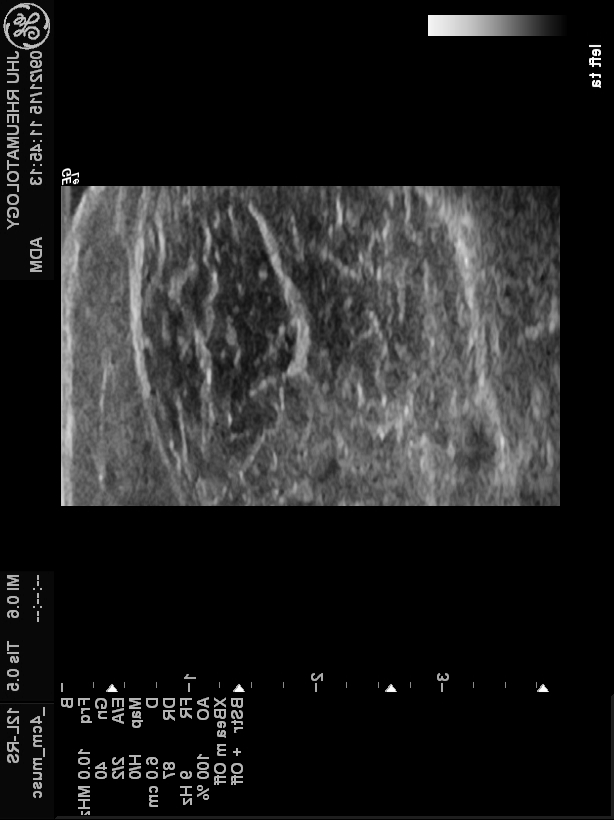
#> input picture general_ai_test_cases/Dermatomyositis/M001_20150922134651_idx0031.png, 614 x 820 px
$ python -i image_pipeline.py   (imports and definitions only)
#> lines starting #> are read from the running program, lines starting #| are printed output that depends on the picture; after the words box and inside, x2 and y2 are one past the last pixel; in counts of white or black regions, pixels touching at a corner belong together
"""
image_pipeline.py
-----------------
Core preprocessing and feature-extraction pipeline for the thesis GUI.

This module implements two complementary pipelines:

1. ROI Inspection Pipeline (``run_inspect_pipeline``)
   -------------------------------------------------
   Produces the five intermediate images shown in the GUI's
   "How the AI Sees This Image" panel:
     Original → Grayscale → Otsu Threshold → ROI Mask Overlay → Processed ROI

2. Radiomics Feature Extraction (``extract_feature_vector``)
   ---------------------------------------------------------
   Applies the same preprocessing steps and then computes 28 hand-crafted
   radiomics-inspired features (first-order statistics, GLCM texture,
   shape descriptors, gradient statistics) from the masked ROI.
   The resulting feature vector is passed directly to the ML classifiers.

3. CNN Tensor Preparation (``prepare_ultrasound_cnn_tensor``)
   ----------------------------------------------------------
   Applies CLAHE contrast enhancement and ROI masking before resizing the
   image to 224×224 for input to the disease CNN models.
   This preprocessing matches the enhanced training configuration used during
   model training (see train_gui_on_real_ultrasound.py).

Input  : a single ultrasound image file (PNG / JPEG / TIFF / BMP)
Output : intermediate arrays for display, a feature vector (np.ndarray),
         or a preprocessed CNN input tensor (np.ndarray)
"""

from __future__ import annotations

import sys
from pathlib import Path

import cv2
import numpy as np
import pandas as pd

PROJECT_ROOT = Path(__file__).resolve().parents[1]
sys.path.insert(0, str(PROJECT_ROOT / "data_processing"))

from extract_custom_features import (  # noqa: E402
    extract_first_order_features,
    extract_gradient_features,
    extract_shape_features,
    extract_texture_features,
)

from paths import PROJECT_ROOT as ROOT  # noqa: E402

_GUI_DATASET = ROOT / "output" / "gui_real_ultrasound_dataset.csv"
DATASET_PATH = (
    _GUI_DATASET
    if _GUI_DATASET.exists()
    else ROOT / "output" / "final_ultrasound_dataset.csv"
)


def load_bgr(image_path: Path) -> np.ndarray:
    """Load an image from disk in BGR colour format (OpenCV convention).

    Falls back to PIL if OpenCV cannot decode the file (e.g. some TIFF variants).
    """
    img = cv2.imread(str(image_path), cv2.IMREAD_COLOR)
#> img is the input picture: shape (820, 614, 3); min 0, max 255, mean 32.9
    if img is None:
        from PIL import Image
        img = np.array(Image.open(image_path).convert("RGB"))
        img = cv2.cvtColor(img, cv2.COLOR_RGB2BGR)
    return img


def build_roi_mask(grayscale: np.ndarray) -> tuple[np.ndarray, np.ndarray, np.ndarray]:
    """Generate a binary ROI mask from a grayscale ultrasound image.

    Pipeline (corresponds to thesis Figure 3.2):
    1. Gaussian blur  : reduces high-frequency noise before thresholding.
    2. Otsu threshold : automatically selects the optimal binarisation threshold.
    3. Morphological closing (3 iterations) : fills small holes in the tissue region.
    4. Morphological opening  (2 iterations) : removes small isolated noise blobs.
    5. Largest contour selection : retains only the biggest connected region,
       assumed to be the muscle of interest.

    Returns
    -------
    thresholded : raw Otsu binary image (before morphology)
    cleaned     : final binary mask (largest connected region only)
    blurred     : Gaussian-blurred grayscale (for display / debugging)
    """
    blurred = cv2.GaussianBlur(grayscale, (5, 5), 0)
    _, thresholded = cv2.threshold(blurred, 0, 255, cv2.THRESH_BINARY + cv2.THRESH_OTSU)
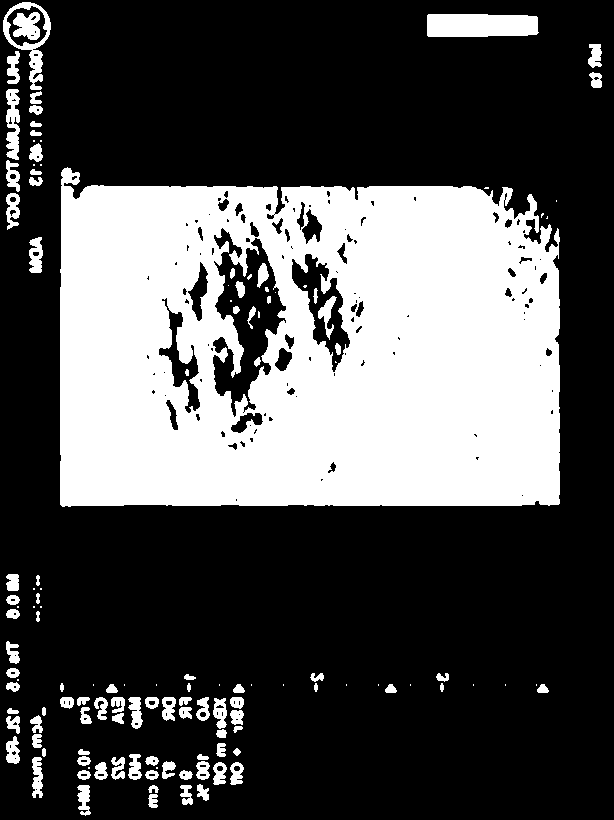
#> thresholded: shape (820, 614); 31.6% white; 131 white regions (36 under 20 px), largest, box (x1, y1, x2, y2) and area: (60, 167, 560, 507) 142699, (427, 14, 539, 37) 2430, (3, 2, 51, 90) 1050

    # Morphological refinement to clean the binary mask
    kernel = cv2.getStructuringElement(cv2.MORPH_ELLIPSE, (7, 7))
    cleaned = cv2.morphologyEx(thresholded, cv2.MORPH_CLOSE, kernel, iterations=3)
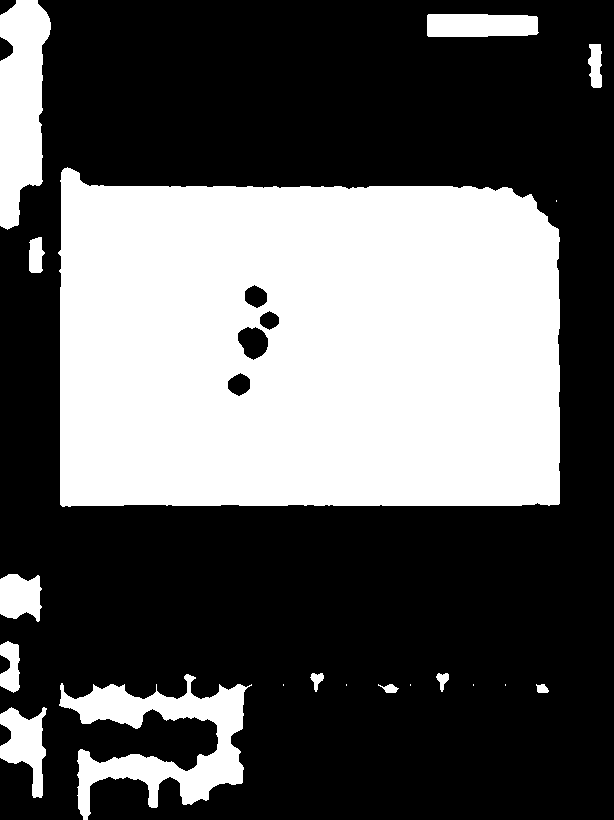
#> cleaned: shape (820, 614); 36.7% white; 19 white regions (6 under 20 px), largest, box (x1, y1, x2, y2) and area: (58, 167, 560, 507) 157033, (59, 674, 252, 820) 10730, (0, 0, 51, 230) 8448
    cleaned = cv2.morphologyEx(cleaned, cv2.MORPH_OPEN, kernel, iterations=2)
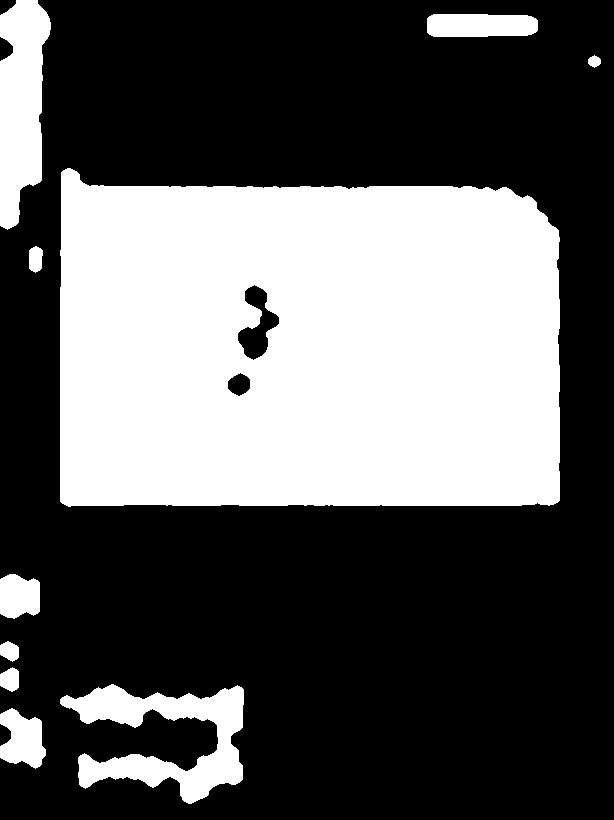
#> cleaned: shape (820, 614); 36.1% white; 10 white regions

    # Keep only the largest contiguous region (the primary muscle area)
    contours, _ = cv2.findContours(cleaned, cv2.RETR_EXTERNAL, cv2.CHAIN_APPROX_SIMPLE)
#> contours = 10 contours; largest, box (x1, y1, x2, y2) and area: (60, 168, 560, 507) 157851, (60, 684, 244, 804) 9298, (0, 0, 51, 230) 8162, (427, 14, 538, 37) 2258, (0, 708, 46, 769) 1830
    if contours:
        largest = max(contours, key=cv2.contourArea)
#> largest = contour of 251 points, box (x1, y1, x2, y2) (60, 168, 560, 507), area 157851
        mask_filled = np.zeros_like(cleaned)
        cv2.drawContours(mask_filled, [largest], -1, 255, -1)
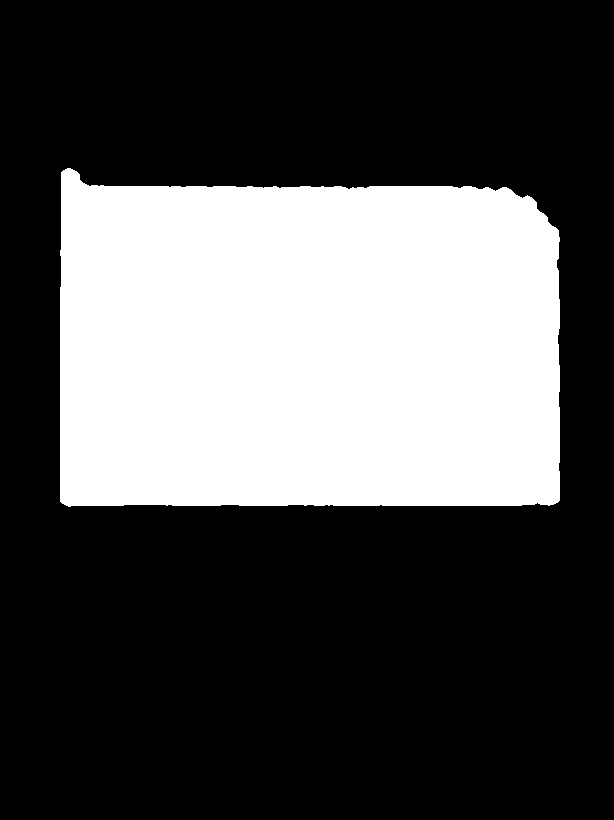
#> mask_filled: shape (820, 614); 31.5% white; 1 white region, box (x1, y1, x2, y2) and area: (60, 168, 560, 507) 158657
        cleaned = mask_filled

    return thresholded, cleaned, blurred


def processed_roi_view(original_rgb: np.ndarray, mask: np.ndarray) -> np.ndarray:
    """Render the ROI mask as a semi-transparent green overlay on the original image.

    Used in the GUI's Step 4 inspection panel to visualise which pixels are
    included in feature extraction.
    """
    overlay = original_rgb.copy()
    mask_color = np.zeros_like(original_rgb)
    mask_color[:, :, 1] = 120   # green channel
    mask_color[:, :, 0] = 60    # slight blue tint
    mask_bool = mask > 0
#> mask_bool: shape (820, 614) bool; 31.5% white; 1 white region
    if np.any(mask_bool):
        # Blend original and colour mask within the ROI region (70 / 30 split)
        overlay[mask_bool] = cv2.addWeighted(
            original_rgb[mask_bool], 0.7, mask_color[mask_bool], 0.3, 0
        )
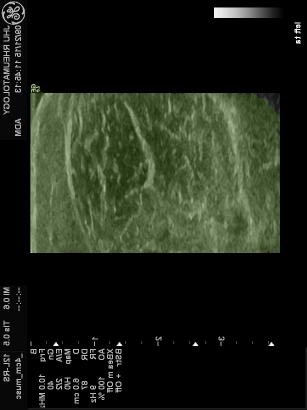
#> overlay: shape (820, 614, 3) (shown at 1/2 size); mean R, G, B 30, 35.6, 24.3
    # Draw the ROI contour in bright green
    contours, _ = cv2.findContours(mask, cv2.RETR_EXTERNAL, cv2.CHAIN_APPROX_SIMPLE)
#> contours = 1 contour; box (x1, y1, x2, y2) and area: (60, 168, 560, 507) 157851
    cv2.drawContours(overlay, contours, -1, (0, 255, 100), 2)
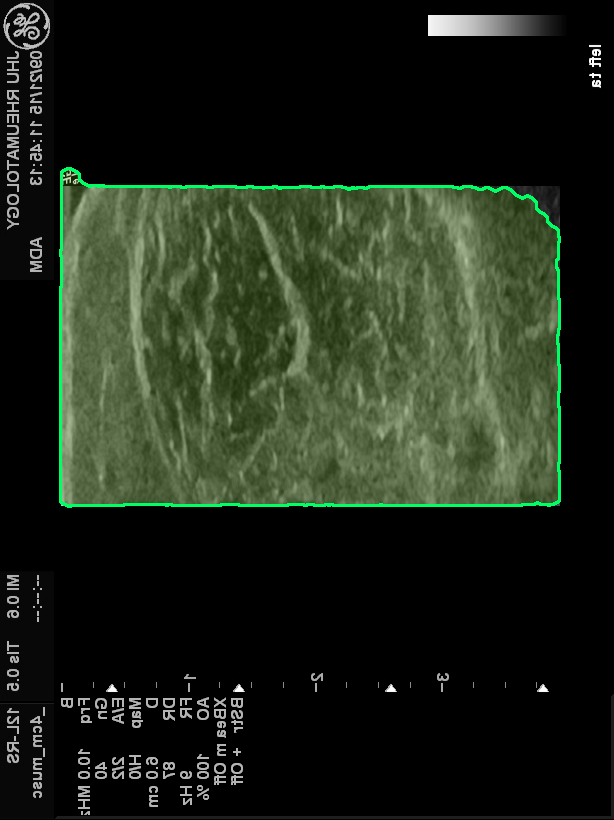
#> overlay: shape (820, 614, 3); 1.02% of pixels changed, all inside (x1, y1, x2, y2) = (59, 167, 561, 508)
    return overlay


def normalized_masked_grayscale(grayscale: np.ndarray, mask: np.ndarray) -> np.ndarray:
    """Return the masked ROI region on a black background, min-max normalised.

    Pixels outside the ROI mask are set to zero. Used in the GUI's Step 5 panel
    to show the exact image content passed to the feature extractor.
    """
    out = np.zeros_like(grayscale)
    region = grayscale.copy()
    if region.max() > 0:
        region = cv2.normalize(region, None, 0, 255, cv2.NORM_MINMAX)
    out[mask > 0] = region[mask > 0]
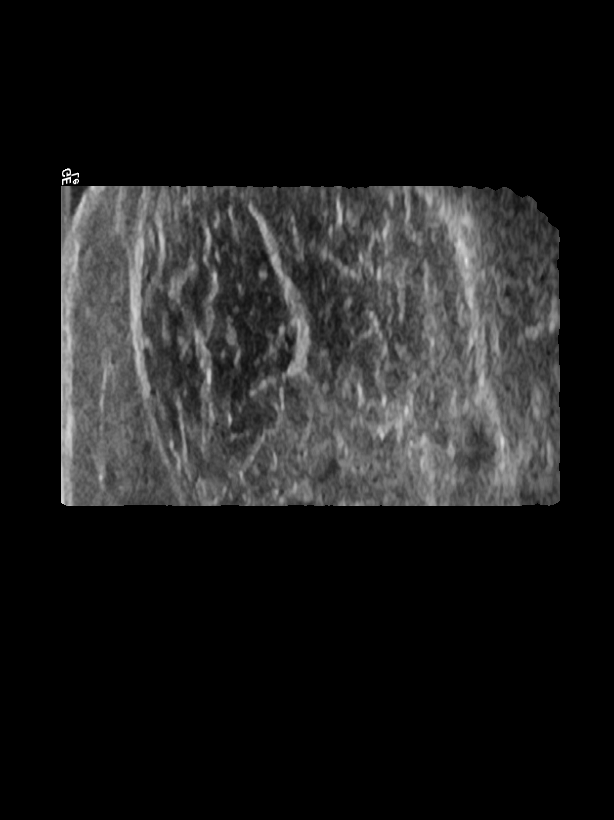
#> out: shape (820, 614); min 0, max 255, mean 28.6
    return out


def run_inspect_pipeline(image_path: Path) -> dict:
    """Execute the full ROI inspection pipeline on a single image.

    Produces the five intermediate representations shown in the GUI:
    1. original      : RGB image as loaded from disk
    2. grayscale     : single-channel luminance image
    3. threshold     : raw Otsu binary mask (before morphological cleaning)
    4. roi_overlay   : original image with semi-transparent ROI overlay
    5. processed     : normalised masked-ROI region on black background (RGB)

    Also returns the raw mask and grayscale arrays needed by the feature extractor.

    Returns
    -------
    dict with keys: original, grayscale, threshold, mask, roi_overlay,
                    processed, mask_uint8, gray_norm
    """
    bgr = load_bgr(image_path)
    original_rgb = cv2.cvtColor(bgr, cv2.COLOR_BGR2RGB)
    grayscale = cv2.cvtColor(bgr, cv2.COLOR_BGR2GRAY)

    thresholded, mask, _ = build_roi_mask(grayscale)
    roi_overlay = processed_roi_view(original_rgb, mask)
    processed = normalized_masked_grayscale(grayscale, mask)

    return {
        "original":   original_rgb,
        "grayscale":  grayscale,
        "threshold":  thresholded,
        "mask":       mask,
        "roi_overlay": roi_overlay,
        "processed":  cv2.cvtColor(processed, cv2.COLOR_GRAY2RGB),
        "mask_uint8": (mask > 0).astype(np.uint8) * 255,
        "gray_norm":  grayscale,
    }


# Target spatial resolution for all CNN inputs
IMG_SIZE_CNN = (224, 224)


# [136 lines left out: functions prepare_ultrasound_cnn_tensor, extract_radiomics_dict, extract_feature_vector, not called in this run]

>>> result = run_inspect_pipeline('../general_ai_test_cases/Dermatomyositis/M001_20150922134651_idx0031.png')
#> result = 8 items

$ run again, on general_ai_test_cases/Dermatomyositis/M049_2016032810561319_idx1893.png
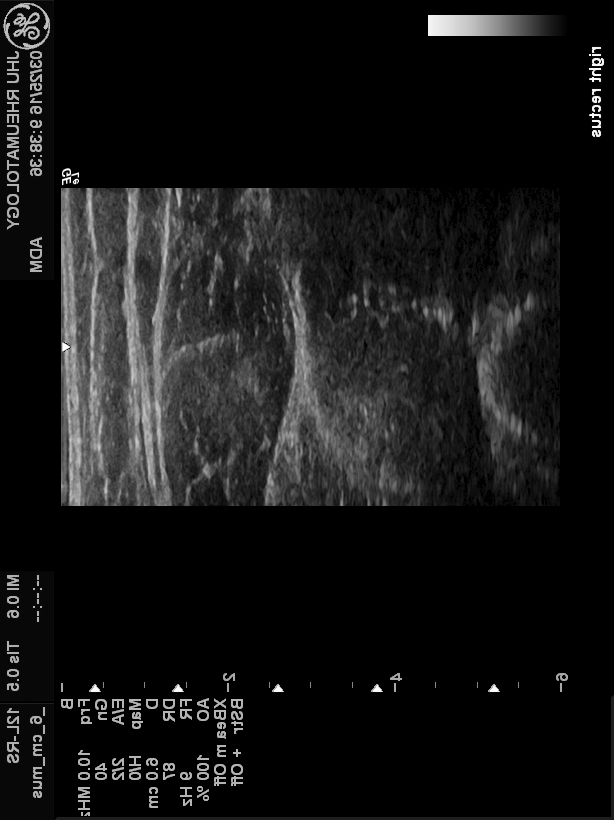
#> input picture general_ai_test_cases/Dermatomyositis/M049_2016032810561319_idx1893.png, 614 x 820 px
#> in load_bgr, img is the input picture: shape (820, 614, 3); min 0, max 255, mean 21.7
#> in build_roi_mask, `_, thresholded = cv2.threshold(blurred, 0, 255, cv2.THRESH_BINARY + cv..`:
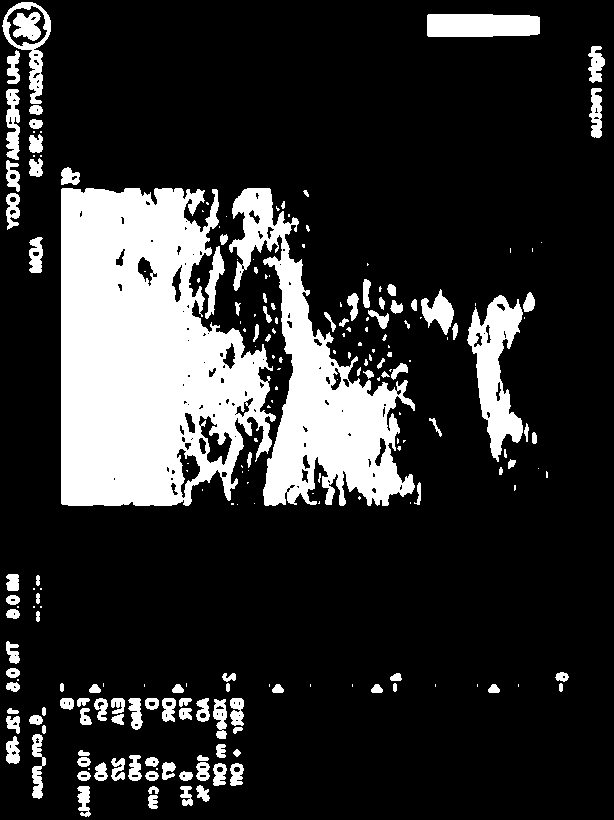
#> thresholded: shape (820, 614); 18.9% white; 216 white regions (95 under 20 px), largest, box (x1, y1, x2, y2) and area: (61, 188, 276, 506) 49409, (229, 188, 415, 506) 20476, (467, 295, 523, 462) 4517
#> in build_roi_mask, `contours, _ = cv2.findContours(cleaned, cv2.RETR_EXTERNAL, cv2.CHAIN_A..`: contours = 10 contours; largest, box (x1, y1, x2, y2) and area: (59, 167, 535, 506) 100477, (60, 684, 244, 805) 9196, (0, 0, 51, 230) 8048, (427, 14, 540, 37) 2308, (0, 708, 46, 771) 1962
#> largest = contour of 915 points, box (x1, y1, x2, y2) (59, 167, 535, 506), area 100477
#> mask_filled: shape (820, 614); 20.2% white; 1 white region, box (x1, y1, x2, y2) and area: (59, 167, 535, 506) 101492
#> mask_bool: shape (820, 614) bool; 20.2% white; 1 white region
#> in processed_roi_view, `contours, _ = cv2.findContours(mask, cv2.RETR_EXTERNAL, cv2.CHAIN_APPR..`: contours = 1 contour; box (x1, y1, x2, y2) and area: (59, 167, 535, 506) 100477
#> in normalized_masked_grayscale, `out[mask > 0] = region[mask > 0]`:
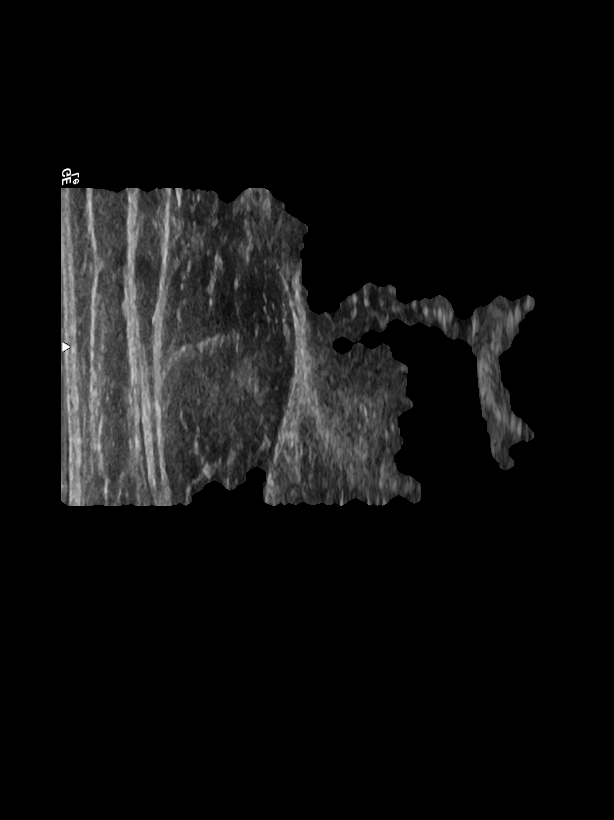
#> out: shape (820, 614); min 0, max 255, mean 14.9
#> result = 8 items
